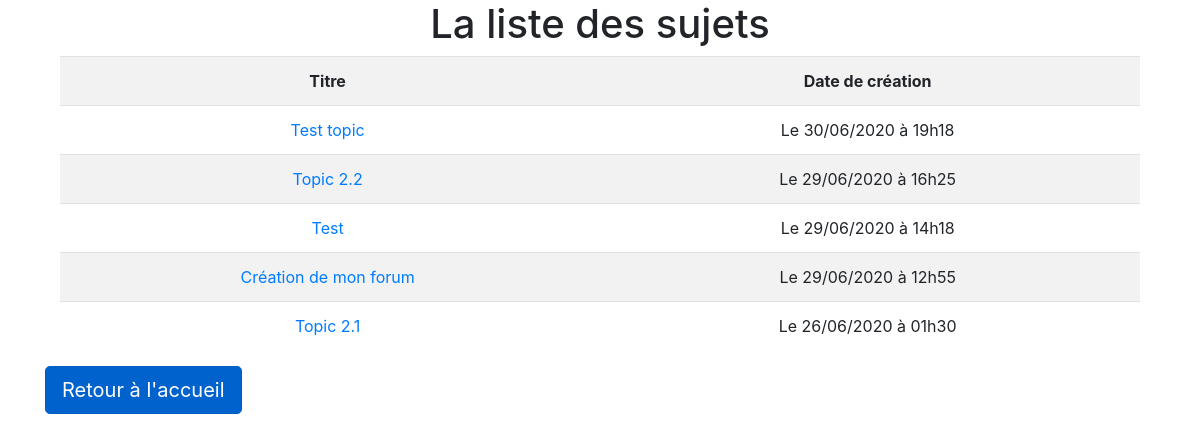
Screenshot of /topic.php?id=2 with the database file from the repository.
### tables this page shows
CREATE TABLE `topic` (
  `id` int(11) NOT NULL,
  `id_forum` int(11) NOT NULL,
  `titre` varchar(50) NOT NULL,
  `contenu` text NOT NULL,
  `date_creation` datetime NOT NULL
);

### topic.php (the view, shortened to what this page needs)
<?php
  include("bdd/connexionBDD.php");
  $getid = intval(trim(htmlentities($_GET['id'])));
  $req = $db->prepare("SELECT *, DATE_FORMAT(date_creation, 'Le %d/%m/%Y à %H\h%i') as date_c FROM topic WHERE id_forum = ? ORDER BY date_creation DESC");
  $req->execute(array($getid));
  $res = $req->fetchAll();
?>
<!DOCTYPE html>
<html lang="fr">
  <head>
    <link rel="stylesheet" href="https://stackpath.bootstrapcdn.com/bootstrap/4.3.1/css/bootstrap.min.css">
    <link rel="stylesheet" href="css/index.css">
  </head>
  <body>
    <div class="container">
    <h1>La liste des sujets</h1>
    <div class="col-sm-12 col-md-12 col-lg-12">
  <div class="table-responsive">
    <table class="table table-striped">
      <tr>
        <th>Titre</th>
        <th>Date de création</th>
      </tr>
      <?php
        foreach($res as $r){
      ?>
        <tr>
          <td><a href="contenu.php?categorie=<?= $getid?>&topic=<?=$r['id']?>"><?= $r['titre'] ?></a></td>
          <td><?= $r['date_c'] ?></td>
        </tr>
      <?php
      }
      ?>
    </table>
  </div>
</div>
        <a href="index.php" class="btn btn-primary btn-lg active" role="button" aria-pressed="true" style="float: left; margin-bottom:10px;">Retour à l'accueil</a>
</div>
  </body>
</html>

### css/index.css (style rules this page uses)
.container { text-align: center; }

### rows the page displays
topic: titre "Test topic", date_c "Le 30/06/2020 à 19h18"
topic: titre "Topic 2.2", date_c "Le 29/06/2020 à 16h25"
topic: titre "Test", date_c "Le 29/06/2020 à 14h18"
topic: titre "Création de mon forum", date_c "Le 29/06/2020 à 12h55"
topic: titre "Topic 2.1", date_c "Le 26/06/2020 à 01h30"
